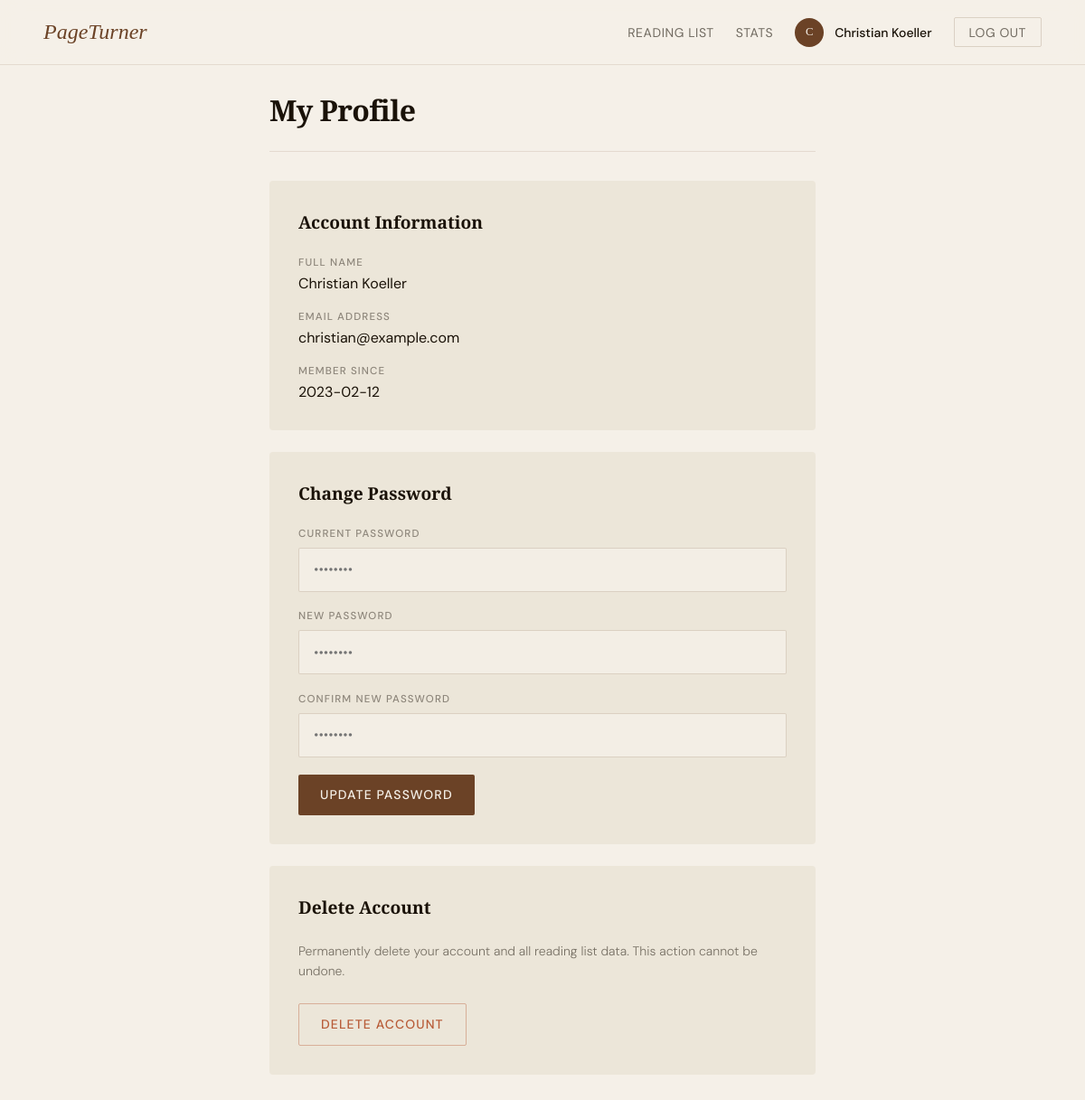
Page /profile (signed in) on the committed database.
### tables this page shows
CREATE TABLE User (
    UserID   INTEGER PRIMARY KEY AUTOINCREMENT,
    Name     TEXT    NOT NULL,
    Email    TEXT    NOT NULL UNIQUE,
    Password TEXT    NOT NULL,
    JoinDate TEXT    NOT NULL
);

### Backend.py (the view)
@app.route("/profile")
def profile():
    user_id = session.get("user_id")
    if not user_id:
        return redirect("/login-page")
    conn = get_db()
    user = conn.execute(
        "SELECT * FROM User WHERE UserID = ?", (user_id,)
    ).fetchone()
    conn.close()
    return render_template("profile.html", user=dict(user))

### Backend.py (called while the page is built)
def get_db():
    conn = sqlite3.connect(DB_PATH)
    conn.execute("PRAGMA foreign_keys = ON")
    conn.row_factory = sqlite3.Row  # lets you access columns by name
    return conn

### templates/profile.html (shortened to what this page needs)
<!DOCTYPE html>
<html lang="en">
<head>
</head>
<body>
  <nav>
    <a href="/dashboard" class="nav-logo">PageTurner</a>
    <div class="nav-links">
      <a href="/dashboard">Reading List</a>
      <a href="/stats">Stats</a>
      <div class="nav-user">
        <div class="nav-avatar">{{ user.Name[0] }}</div>
        <span>{{ user.Name }}</span>
      </div>
      <a href="/logout" class="btn-logout">Log Out</a>
    </div>
  </nav>
  <div class="page-wrapper">
    <h1 class="page-title">My Profile</h1>
    <div class="profile-card">
      <div class="card-title">Account Information</div>
      <div class="info-row">
        <span class="info-label">Full Name</span>
        <span class="info-value">{{ user.Name }}</span>
      </div>
      <div class="info-row">
        <span class="info-label">Email Address</span>
        <span class="info-value">{{ user.Email }}</span>
      </div>
      <div class="info-row">
        <span class="info-label">Member Since</span>
        <span class="info-value">{{ user.JoinDate }}</span>
      </div>
    </div>
    <div class="profile-card">
      <div class="card-title">Change Password</div>
      <div class="field">
        <label>Current Password</label>
        <input type="password" id="current-password" placeholder="••••••••"/>
      </div>
      <div class="field">
        <label>New Password</label>
        <input type="password" id="new-password" placeholder="••••••••"/>
      </div>
      <div class="field">
        <label>Confirm New Password</label>
        <input type="password" id="confirm-password" placeholder="••••••••"/>
      </div>
      <button class="btn-primary" onclick="changePassword()">Update Password</button>
    </div>
    <div class="profile-card">
      <div class="card-title">Delete Account</div>
      <p style="font-size:0.875rem; color:rgba(26,18,8,0.55); margin-bottom:1.5rem; line-height:1.6;">
        Permanently delete your account and all reading list data. This action cannot be undone.
      </p>
      <button class="btn-danger" onclick="deleteAccount()">Delete Account</button>
    </div>
  </div>
</body>
</html>

### templates/profile.html (style rules this page uses)
*, *::before, *::after { box-sizing: border-box; margin: 0; padding: 0; }
:root { --cream: #f5f0e8; --ink: #1a1208; --brown: #6b4226; --gold: #c8993a; --rust: #b85c38; --sage: #7a9e7e; --light: #ece6d9; --shadow: rgba(26,18,8,0.10); }
body { background: var(--cream); color: var(--ink); font-family: 'DM Sans', sans-serif; font-weight: 300; min-height: 100vh; }
nav { position: fixed; top: 0; left: 0; right: 0; z-index: 100; display: flex; align-items: center; justify-content: space-between; padding: 1.2rem 3rem; background: rgba(245,240,232,0.92); backdrop-filter: blur(12px); border-bottom: 1px solid rgba(107,66,38,0.12); }
.nav-logo { font-family: 'Playfair Display', serif; font-size: 1.5rem; font-style: italic; color: var(--brown); text-decoration: none; }
.nav-links { display: flex; gap: 1.5rem; align-items: center; }
.nav-links a { text-decoration: none; color: var(--ink); font-size: 0.875rem; font-weight: 400; letter-spacing: 0.04em; text-transform: uppercase; opacity: 0.6; transition: opacity 0.2s; }
.nav-user { display: flex; align-items: center; gap: 0.75rem; font-size: 0.875rem; font-weight: 500; opacity: 1 !important; }
.nav-avatar { width: 32px; height: 32px; border-radius: 50%; background: var(--brown); color: var(--cream); display: flex; align-items: center; justify-content: center; font-size: 0.8rem; font-weight: 500; font-family: 'Playfair Display', serif; }
.btn-logout { background: transparent; border: 1.5px solid rgba(107,66,38,0.3); color: var(--brown); padding: 0.4rem 1rem; border-radius: 2px; font-family: 'DM Sans', sans-serif; font-size: 0.78rem; font-weight: 500; letter-spacing: 0.06em; text-transform: uppercase; cursor: pointer; text-decoration: none; transition: background 0.2s, color 0.2s; }
.page-wrapper { max-width: 700px; margin: 0 auto; padding: 100px 3rem 4rem; }
.page-title { font-family: 'Playfair Display', serif; font-size: 2rem; font-weight: 700; letter-spacing: -0.02em; margin-bottom: 2rem; padding-bottom: 1.5rem; border-bottom: 1px solid rgba(107,66,38,0.12); animation: fadeUp 0.6s ease both; }
.profile-card { background: var(--light); border-radius: 4px; padding: 2rem; margin-bottom: 1.5rem; animation: fadeUp 0.6s ease both; }
.card-title { font-family: 'Playfair Display', serif; font-size: 1.2rem; font-weight: 700; margin-bottom: 1.5rem; }
.info-row { display: flex; flex-direction: column; gap: 0.3rem; margin-bottom: 1.2rem; }
.info-row:last-child { margin-bottom: 0; }
.info-label { font-size: 0.72rem; font-weight: 500; letter-spacing: 0.1em; text-transform: uppercase; color: rgba(26,18,8,0.45); }
.info-value { font-size: 1rem; font-weight: 400; color: var(--ink); }
.field { margin-bottom: 1.2rem; }
.field label { display: block; font-size: 0.72rem; font-weight: 500; letter-spacing: 0.1em; text-transform: uppercase; color: rgba(26,18,8,0.45); margin-bottom: 0.5rem; }
.field input { width: 100%; padding: 0.85rem 1rem; background: rgba(245,240,232,0.8); border: 1px solid rgba(107,66,38,0.18); border-radius: 2px; color: var(--ink); font-family: 'DM Sans', sans-serif; font-size: 0.95rem; font-weight: 300; outline: none; transition: border-color 0.2s; }
.btn-primary { padding: 0.85rem 1.5rem; background: var(--brown); color: var(--cream); border: none; border-radius: 2px; font-family: 'DM Sans', sans-serif; font-size: 0.875rem; font-weight: 500; letter-spacing: 0.08em; text-transform: uppercase; cursor: pointer; transition: background 0.2s; }
.btn-danger { padding: 0.85rem 1.5rem; background: transparent; color: var(--rust); border: 1.5px solid rgba(184,92,56,0.4); border-radius: 2px; font-family: 'DM Sans', sans-serif; font-size: 0.875rem; font-weight: 500; letter-spacing: 0.08em; text-transform: uppercase; cursor: pointer; transition: background 0.2s, color 0.2s; }

### rows in the picture
User: Name "C", Name "Christian Koeller", Email "christian@example.com", JoinDate "2023-02-12"
